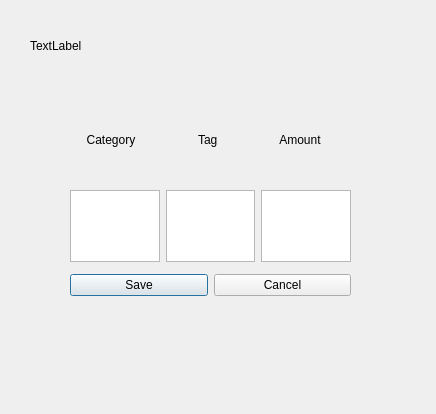
<?xml version="1.0" encoding="UTF-8"?>
<ui version="4.0">
 <class>transactionwindow</class>
 <widget class="QDialog" name="transactionwindow">
  <property name="geometry">
   <rect>
    <x>0</x>
    <y>0</y>
    <width>436</width>
    <height>414</height>
   </rect>
  </property>
  <property name="windowTitle">
   <string>Dialog</string>
  </property>
  <widget class="QWidget" name="widget" native="true">
   <property name="geometry">
    <rect>
     <x>70</x>
     <y>90</y>
     <width>281</width>
     <height>241</height>
    </rect>
   </property>
   <widget class="QWidget" name="verticalLayoutWidget_2">
    <property name="geometry">
     <rect>
      <x>0</x>
      <y>0</y>
      <width>281</width>
      <height>81</height>
     </rect>
    </property>
    <layout class="QVBoxLayout" name="verticalLayout"/>
   </widget>
   <widget class="QWidget" name="horizontalLayoutWidget_3">
    <property name="geometry">
     <rect>
      <x>0</x>
      <y>100</y>
      <width>281</width>
      <height>72</height>
     </rect>
    </property>
    <layout class="QHBoxLayout" name="horizontalLayout_4">
     <item>
      <widget class="QTextEdit" name="category_textEdit"/>
     </item>
     <item>
      <widget class="QTextEdit" name="tag_textEdit"/>
     </item>
     <item>
      <widget class="QTextEdit" name="amount_textEdit"/>
     </item>
    </layout>
   </widget>
   <widget class="QWidget" name="horizontalLayoutWidget">
    <property name="geometry">
     <rect>
      <x>0</x>
      <y>150</y>
      <width>281</width>
      <height>91</height>
     </rect>
    </property>
    <layout class="QHBoxLayout" name="horizontalLayout">
     <item>
      <widget class="QPushButton" name="saveButton">
       <property name="text">
        <string>Save</string>
       </property>
      </widget>
     </item>
     <item>
      <widget class="QPushButton" name="cancelButton">
       <property name="text">
        <string>Cancel</string>
       </property>
      </widget>
     </item>
    </layout>
   </widget>
   <widget class="QWidget" name="horizontalLayoutWidget_2">
    <property name="geometry">
     <rect>
      <x>0</x>
      <y>10</y>
      <width>279</width>
      <height>79</height>
     </rect>
    </property>
    <layout class="QHBoxLayout" name="horizontalLayout_3">
     <item>
      <widget class="QLabel" name="T_categorylabel">
       <property name="text">
        <string>     Category</string>
       </property>
      </widget>
     </item>
     <item>
      <widget class="QLabel" name="T_tagLabel">
       <property name="text">
        <string>          Tag</string>
       </property>
      </widget>
     </item>
     <item>
      <widget class="QLabel" name="T_amountLabel">
       <property name="text">
        <string>      Amount</string>
       </property>
      </widget>
     </item>
    </layout>
   </widget>
  </widget>
  <widget class="QLabel" name="tgiflabel">
   <property name="geometry">
    <rect>
     <x>30</x>
     <y>10</y>
     <width>371</width>
     <height>71</height>
    </rect>
   </property>
   <property name="text">
    <string>TextLabel</string>
   </property>
  </widget>
 </widget>
 <resources/>
 <connections/>
</ui>
